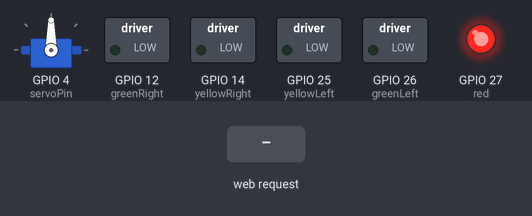
The sketch below on a simulated ESP32. Shown: servo, switched loads named in the sketch (green lamp = pin HIGH), output pins drawn as LEDs (lit = HIGH). The test bench sets the inputs (shaded band). WiFi joins after 1.5 s; servers stay silent unless stated; what the sketch prints to the serial monitor is not drawn.

Above: at 2.7 s.
2.8 s: HTTP request GET /?value= received
At 4.0 s:
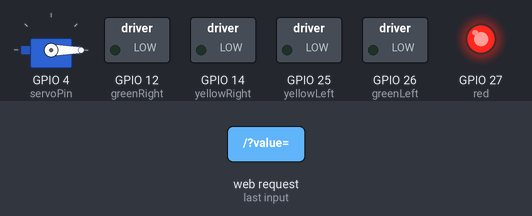
4.3 s: HTTP request GET /U received
At 5.3 s:
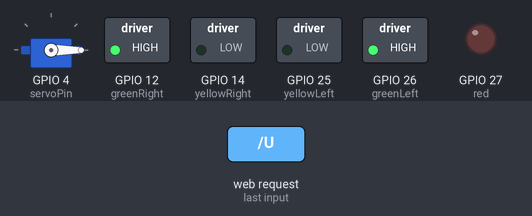
5.8 s: HTTP request GET /L received
At 6.4 s:
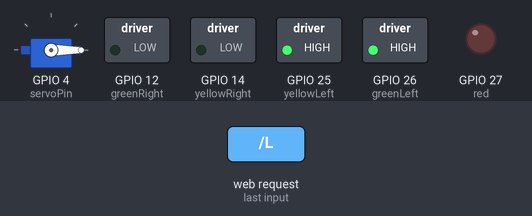
7.3 s: HTTP request GET /R received
At 7.6 s:
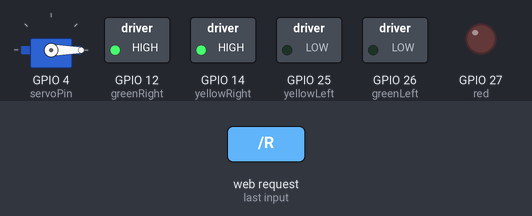
8.8 s: HTTP request GET /D received
At 9.9 s:
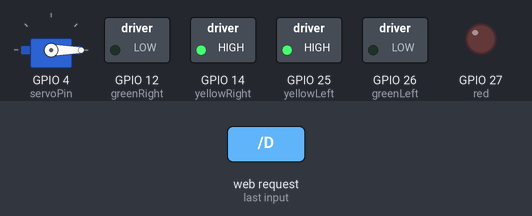
Timing chart, 0 to 11.3 s (numbered marks = the images above; inputs shaded):
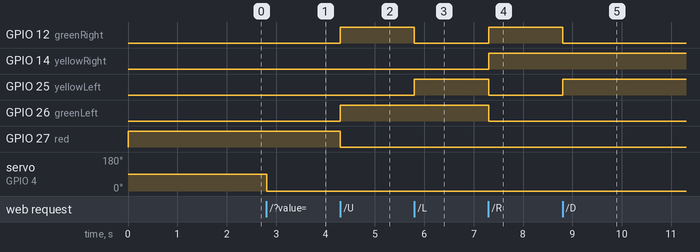

The sketch:

esp32_wifiServo.ino
```cpp
/*********
  Rui Santos
  Complete project details at https://randomnerdtutorials.com
*********/

#include <WiFi.h>
#include <Servo.h>

Servo myservo;  // create servo object to control a servo
// twelve servo objects can be created on most boards

// GPIO the servo is attached to
static const int servoPin = 4;

//LED instead of motors
int greenRight = 12;
int greenLeft = 26;
int yellowRight = 14;
int yellowLeft = 25;
int red = 27;

// Replace with your network credentials
const char* ssid     = "---";
const char* password = "---";

// Set web server port number to 80
WiFiServer server(80);

// Variable to store the HTTP request
String header;

// Decode HTTP GET value
String valueString = String(5);
int pos1 = 0;
int pos2 = 0;

// Current time
unsigned long currentTime = millis();
// Previous time
unsigned long previousTime = 0;
// Define timeout time in milliseconds (example: 2000ms = 2s)
const long timeoutTime = 2000;

void setup() {
  Serial.begin(115200);

  pinMode(greenRight, OUTPUT);
  pinMode(greenLeft, OUTPUT);
  pinMode(yellowRight, OUTPUT);
  pinMode(yellowLeft, OUTPUT);
  pinMode(red, OUTPUT);

  digitalWrite(red, HIGH);
  digitalWrite(greenRight, LOW);
  digitalWrite(greenLeft, LOW);
  digitalWrite(yellowRight, LOW);
  digitalWrite(yellowLeft, LOW);

  myservo.attach(servoPin);  // attaches the servo on the servoPin to the servo object

  // Connect to Wi-Fi network with SSID and password
  Serial.print("Connecting to ");
  Serial.println(ssid);
  WiFi.begin(ssid, password);
  while (WiFi.status() != WL_CONNECTED) {
    delay(500);
    Serial.print(".");
  }
  // Print local IP address and start web server
  Serial.println("");
  Serial.println("WiFi connected.");
  Serial.println("IP address: ");
  Serial.println(WiFi.localIP());
  server.begin();
}

void loop(){
  WiFiClient client = server.available();   // Listen for incoming clients

  if (client) {                             // If a new client connects,
    currentTime = millis();
    previousTime = currentTime;
    Serial.println("New Client.");          // print a message out in the serial port
    String currentLine = "";                // make a String to hold incoming data from the client
    while (client.connected() && currentTime - previousTime <= timeoutTime) { // loop while the client's connected
      currentTime = millis();
      if (client.available()) {             // if there's bytes to read from the client,
        char c = client.read();             // read a byte, then
        Serial.write(c);                    // print it out the serial monitor
        header += c;
        if (c == '\n') {                    // if the byte is a newline character
          // if the current line is blank, you got two newline characters in a row.
          // that's the end of the client HTTP request, so send a response:
          if (currentLine.length() == 0) {
            // HTTP headers always start with a response code (e.g. HTTP/1.1 200 OK)
            // and a content-type so the client knows what's coming, then a blank line:
            client.println("HTTP/1.1 200 OK");
            client.println("Content-type:text/html");
            client.println("Connection: close");
            client.println();

            // Display the HTML web page
            client.println("<!DOCTYPE html><html>");
            client.println("<head><meta name=\"viewport\" content=\"width=device-width, initial-scale=1\">");
            client.println("<link rel=\"icon\" href=\"data:,\">");
            // CSS to style the on/off buttons
            // Feel free to change the background-color and font-size attributes to fit your preferences
            client.println("<style>body { text-align: center; font-family: \"Trebuchet MS\", Arial; margin-left:auto; margin-right:auto;}");
            client.println(".slider { width: 300px; }</style>");
            client.println("<script src=\"https://ajax.googleapis.com/ajax/libs/jquery/3.3.1/jquery.min.js\"></script>");

            // Web Page
            client.println("</head><body><h1>ESP32 with Servo</h1>");
            client.println("<p>Position: <span id=\"servoPos\"></span></p>");
            client.println("<input type=\"range\" min=\"0\" max=\"180\" class=\"slider\" id=\"servoSlider\" onchange=\"servo(this.value)\" value=\""+valueString+"\"/>");

            client.println("<script>var slider = document.getElementById(\"servoSlider\");");
            client.println("var servoP = document.getElementById(\"servoPos\"); servoP.innerHTML = slider.value;");
            client.println("slider.oninput = function() { slider.value = this.value; servoP.innerHTML = this.value; }");
            client.println("$.ajaxSetup({timeout:1000}); function servo(pos) { ");
            client.println("$.get(\"/?value=\" + pos + \"&\"); {Connection: close};}</script>");

            // LED buttons
            client.println("<button onclick=\"location.href='/U'\">UP</button>");
            client.println(" <button onclick=\"location.href='/L'\">LEFT</button><br>");
            client.print(" <button onclick=\"location.href='/R'\">RIGHT</button><br>");
            client.println(" <button onclick=\"location.href='/D'\">DOWN</button><br>");
            client.println(" <button onclick=\"location.href='/S'\">STOP</button><br>");
            //End LED buttons

            client.println("</body></html>");

            //GET /?value=180& HTTP/1.1
            if(header.indexOf("GET /?value=")>=0) {
              pos1 = header.indexOf('=');
              pos2 = header.indexOf('&');
              valueString = header.substring(pos1+1, pos2);

              //Rotate the servo
              myservo.write(valueString.toInt());
              Serial.println(valueString);
            }
            // The HTTP response ends with another blank line
            client.println();
            // Break out of the while loop
            break;
          }
          else { // if you got a newline, then clear currentLine
            currentLine = "";
          }
        }
        else if (c != '\r') {  // if you got anything else but a carriage return character,
          currentLine += c;      // add it to the end of the currentLine
        }
        // put led stuff here
        if (header.indexOf("GET /U")>=0) {
          //run = true;
          digitalWrite(red, LOW);
          digitalWrite(greenRight, HIGH);
          digitalWrite(greenLeft, HIGH);
          digitalWrite(yellowRight, LOW);
          digitalWrite(yellowLeft, LOW);
        }
        ///*
        if (header.indexOf("GET /L")>=0) {
          digitalWrite(red, LOW);
          digitalWrite(greenRight, LOW);
          digitalWrite(greenLeft, HIGH);
          digitalWrite(yellowRight, LOW);
          digitalWrite(yellowLeft, HIGH);
        }
         if (header.indexOf("GET /R")>=0) {
          digitalWrite(red, LOW);
          digitalWrite(greenRight, HIGH);
          digitalWrite(greenLeft, LOW);
          digitalWrite(yellowRight, HIGH);
          digitalWrite(yellowLeft, LOW);
        }
        if (header.indexOf("GET /D")>=0) {
          digitalWrite(red, LOW);
          digitalWrite(greenRight, LOW);
          digitalWrite(greenLeft, LOW);
          digitalWrite(yellowRight, HIGH);
          digitalWrite(yellowLeft, HIGH);
        }
        if (header.indexOf("GET /S")>=0) {
          //run = false;
          digitalWrite(red, HIGH);
          digitalWrite(greenRight, LOW);
          digitalWrite(greenLeft, LOW);
          digitalWrite(yellowRight, LOW);
          digitalWrite(yellowLeft, LOW);
        }
        //*/

        //end led stuff
      }
    }
    // Clear the header variable
    header = "";
    // Close the connection
    client.stop();
    Serial.println("Client disconnected.");
    Serial.println("");
  }
}

/*
boolean endsWith(String inString, String compString) {
  int compLength = strlen(compString);
  int strLength = strlen(inString);

  //compare the last "compLength" values of the inString
  int i;
  for (i = 0; i < compLength; i++) {
    char a = inString[(strLength - 1) - i];
    char b = compString[(compLength - 1) - i];
    if (a != b) {
      return false;
    }
  }
  return true;
}
*/
```

Measured:
- after the input at 2.8 s, servo on GPIO 4 (servoPin): 90° → 0° at once
- after the input at 4.3 s, GPIO 12 (greenRight), GPIO 26 (greenLeft): LOW → HIGH at once; GPIO 27 (red): HIGH → LOW at once
- after the input at 5.8 s, GPIO 12 (greenRight): HIGH → LOW at once; GPIO 25 (yellowLeft): LOW → HIGH at once
- after the input at 7.3 s, GPIO 12 (greenRight), GPIO 14 (yellowRight): LOW → HIGH at once; GPIO 25 (yellowLeft), GPIO 26 (greenLeft): HIGH → LOW at once
- after the input at 8.8 s, GPIO 12 (greenRight): HIGH → LOW at once; GPIO 25 (yellowLeft): LOW → HIGH at once
